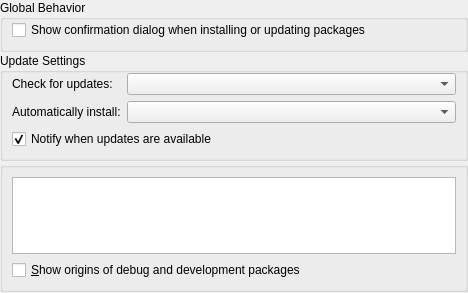
<?xml version="1.0" encoding="UTF-8"?>
<ui version="4.0">
 <class>SettingsKCM</class>
 <widget class="QWidget" name="SettingsKCM">
  <property name="geometry">
   <rect>
    <x>0</x>
    <y>0</y>
    <width>468</width>
    <height>293</height>
   </rect>
  </property>
  <property name="windowTitle">
   <string>Settings</string>
  </property>
  <layout class="QGridLayout" name="gridLayout_3">
   <property name="verticalSpacing">
    <number>1</number>
   </property>
   <property name="margin">
    <number>0</number>
   </property>
   <item row="6" column="0" rowspan="2" colspan="2">
    <widget class="KpkTransactionBar" name="transactionBar" native="true">
     <property name="sizePolicy">
      <sizepolicy hsizetype="Preferred" vsizetype="Fixed">
       <horstretch>0</horstretch>
       <verstretch>0</verstretch>
      </sizepolicy>
     </property>
    </widget>
   </item>
   <item row="2" column="0" colspan="2">
    <widget class="QGroupBox" name="groupBox">
     <property name="sizePolicy">
      <sizepolicy hsizetype="Preferred" vsizetype="Fixed">
       <horstretch>0</horstretch>
       <verstretch>0</verstretch>
      </sizepolicy>
     </property>
     <property name="title">
      <string>Update Settings</string>
     </property>
     <layout class="QFormLayout" name="formLayout">
      <property name="topMargin">
       <number>0</number>
      </property>
      <item row="0" column="0">
       <widget class="QLabel" name="intervalL">
        <property name="text">
         <string>Check for updates:</string>
        </property>
        <property name="buddy">
         <cstring>intervalCB</cstring>
        </property>
       </widget>
      </item>
      <item row="0" column="1">
       <widget class="KComboBox" name="intervalCB">
        <property name="currentIndex">
         <number>-1</number>
        </property>
       </widget>
      </item>
      <item row="1" column="0">
       <widget class="QLabel" name="autoInsL">
        <property name="enabled">
         <bool>true</bool>
        </property>
        <property name="text">
         <string>Automatically install:</string>
        </property>
        <property name="buddy">
         <cstring>autoCB</cstring>
        </property>
       </widget>
      </item>
      <item row="1" column="1">
       <widget class="KComboBox" name="autoCB">
        <property name="enabled">
         <bool>true</bool>
        </property>
       </widget>
      </item>
      <item row="2" column="0" colspan="2">
       <widget class="QCheckBox" name="notifyUpdatesCB">
        <property name="enabled">
         <bool>true</bool>
        </property>
        <property name="text">
         <string>Notify when updates are available</string>
        </property>
        <property name="checked">
         <bool>true</bool>
        </property>
        <property name="tristate">
         <bool>false</bool>
        </property>
       </widget>
      </item>
     </layout>
    </widget>
   </item>
   <item row="0" column="0" colspan="2">
    <widget class="QGroupBox" name="groupBox_2">
     <property name="title">
      <string>Global Behavior</string>
     </property>
     <layout class="QGridLayout" name="gridLayout">
      <property name="topMargin">
       <number>0</number>
      </property>
      <item row="0" column="0">
       <widget class="QCheckBox" name="autoConfirmCB">
        <property name="text">
         <string>Show confirmation dialog when installing or updating packages</string>
        </property>
       </widget>
      </item>
     </layout>
    </widget>
   </item>
   <item row="3" column="0" colspan="2">
    <widget class="QGroupBox" name="originGB">
     <layout class="QGridLayout" name="gridLayout_2">
      <item row="0" column="0">
       <widget class="QTreeView" name="originTV">
        <property name="editTriggers">
         <set>QAbstractItemView::NoEditTriggers</set>
        </property>
        <property name="showDropIndicator" stdset="0">
         <bool>false</bool>
        </property>
        <property name="rootIsDecorated">
         <bool>false</bool>
        </property>
        <property name="itemsExpandable">
         <bool>false</bool>
        </property>
        <property name="sortingEnabled">
         <bool>true</bool>
        </property>
        <property name="expandsOnDoubleClick">
         <bool>false</bool>
        </property>
       </widget>
      </item>
      <item row="1" column="0">
       <widget class="QCheckBox" name="showOriginsCB">
        <property name="text">
         <string>&amp;Show origins of debug and development packages</string>
        </property>
       </widget>
      </item>
     </layout>
    </widget>
   </item>
  </layout>
 </widget>
 <customwidgets>
  <customwidget>
   <class>KComboBox</class>
   <extends>QComboBox</extends>
   <header>kcombobox.h</header>
  </customwidget>
  <customwidget>
   <class>KpkTransactionBar</class>
   <extends>QWidget</extends>
   <header location="global">KpkTransactionBar.h</header>
   <container>1</container>
  </customwidget>
 </customwidgets>
 <tabstops>
  <tabstop>intervalCB</tabstop>
  <tabstop>autoCB</tabstop>
  <tabstop>notifyUpdatesCB</tabstop>
 </tabstops>
 <resources/>
 <connections/>
</ui>
